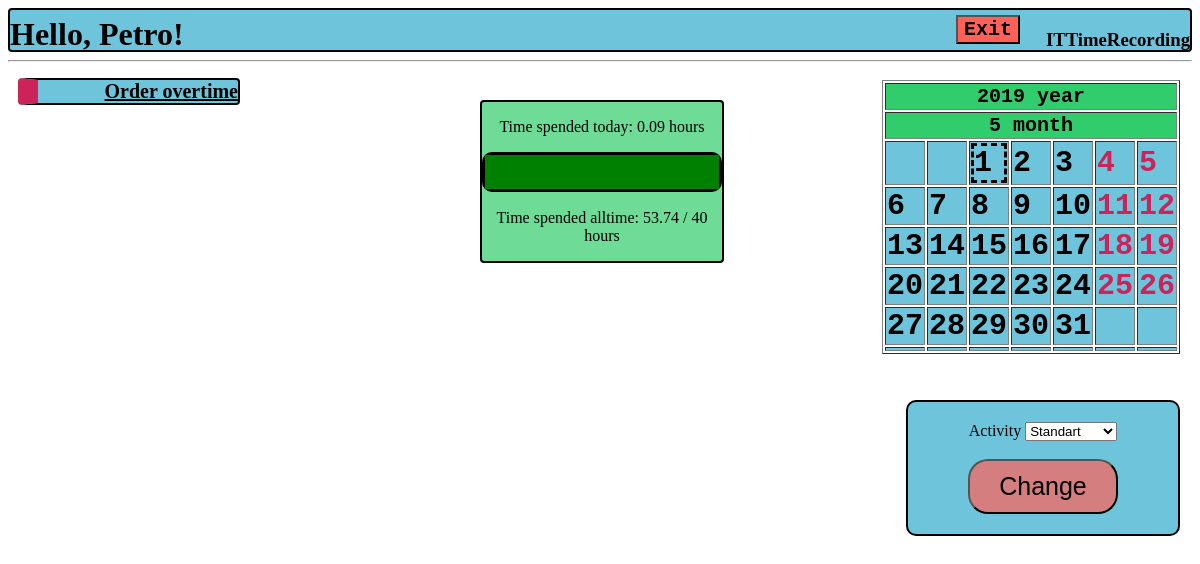
Before: /home/me/ (signed in) with the older database file.
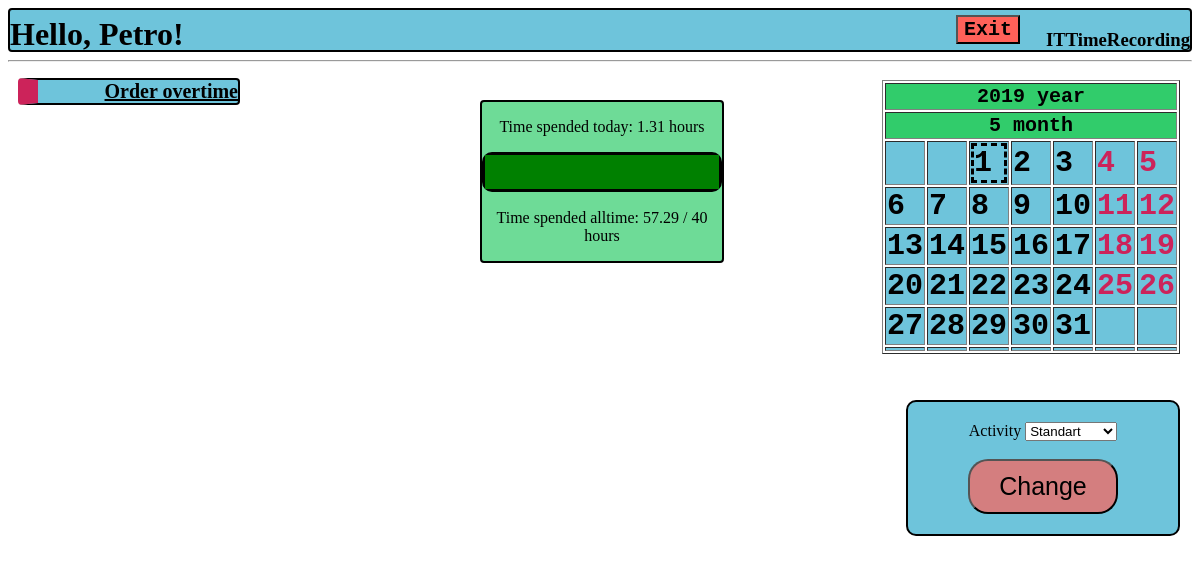
After: the same page with the newer database file.
### rec/models.py (models this page shows, shortened)
class User(db.Model):
    __tablename__ = 'USER'
    login = db.Column('LOGIN', db.String(20), primary_key=True)
    password = db.Column('PASSWORD', db.String(20), nullable=False)
    salary = db.Column('SALARY', db.INTEGER)
    worktime = db.Column('WORKTIME', db.INTEGER)
    username = db.Column('USERNAME', db.String(50), nullable=False)
    role = db.Column('ROLE_NAME', db.String(15), nullable=False )

class Manager(User):
    def start_dev_day(self, user, activity):
        target = User.query.filter_by(login=user).first()
        target.start_day(activity)
        db.session.commit()

### rec/login/views.py (the view)
@mod.route('/me/')
@requires_login
def home():
    date = datetime.date.today()
    day = Day(date, 1, 1)
    cal = Calendar.get_month(day)
    menu = []
    if g.user.role == 'Developer':
        menu.append(['Order overtime', 'TakeOvertime'])
    if g.user.role == 'Manager':
        menu.append(['Change user activity', 'ChangeUserActivity'])
        menu.append(['Workday managing', 'ManageWorkday'])
        menu.append(['Registration of new worker', 'Register'])
        menu.append(['Delete user', 'Delete'])
    return render_template("homepage.html",
                           user=g.user,
                           menu=menu,
                           date=date,
                           cal=cal,
                           norms=session['normative'],
                           time=Workday.query.filter_by(id=session["workday_id"]).first().time + session['time'])

### rec/login/views.py (called while the page is built)
@mod.before_request
def before_request():
    if 'start' in session:
        session['now'] = time.monotonic()
        session['time'] = session['now'] - session['start']
    g.user = None
    if 'user_login' in session:
        g.user = User.query.get(session['user_login'])

### rec/templates/homepage.html (shortened to what this page needs)
<!DOCTYPE html>
{% extends "base.html" %}
{% block body %}
    <body link="black">
    <div class="hello"><h1>Hello, {{ user.username }}!</h1></div>
    <div class="menu">
    <ul>
    {% set role = user.role %}
    {% for item in menu %}
        <li>
            {% set url = role+"."+item[1] %}
            <a href = {{ url_for(url)}}>{{ item[0] }}</a>
        </li>
    {% endfor %}
    </ul>
    </div>
    <div class="progress_bar">
        <p> Time spended today: {{ (time/3660) | round(2)  }} hours </p>
        <progress max = {{ norms }} value = {{ (user.worktime/3660 + time/3660)|round(2) }}></progress>
        <p> Time spended alltime: {{ (user.worktime/3600) | round(2) + (time/3660) | round(2)}} / {{ norms | round }} hours</p>
    </div>
    {% include "calendar.html" %}
    <div class="activity">
        <form method="post">
            <label for="activity"> Activity </label>
            <select name="activity" id="activity">
                <option value="Standart">Standart</option>
            </select>
            <br>
            <br>
            <input class="button" type="submit" name="activity" value="Change" formaction="{{ url_for('rec.activity') }}">
        </form>
    </div>
    <form method="post">
    <input class="exit" type="submit" name="exit" value="Exit" formaction="{{ url_for('rec.exit') }}">
    </form>
</body>
{% endblock %}

### rec/templates/base.html (shortened to what this page needs)
{% block content %}
<link rel="stylesheet" href="/static/css/main.css" />
<div class="header"><h3 align="right">ITTimeRecording</h3></div>
<hr>
{% endblock %}
{% block body %}
{% endblock %}

### rec/templates/calendar.html
<link rel="stylesheet" href="/static/css/main.css" />
<div class = "calendar">
<form method="post">
    <table border="1">
        <tr>
            <th colspan="7">{{ date.year }} year</th>
        </tr>
        <tr>
            <th colspan="7">{{ date.month }} month</th>
        </tr>
        {% for week in cal %}
            <tr>
                {% for day in week %}
                    <td>
                    {% if  day.date == date.day %}
                        <div class="today">
                    {% endif %}
                    {% if day.form == "Vacancy" %}
                        <div class="vacancy">{{ day.date }}</div>
                    {% endif %}
                    {% if day.form == "Work" %}
                        <div>{{ day.date }}</div>
                    {% endif %}
                    {% if  day.date == date.day %}
                        </div>
                    {% endif %}
                    </td>
                {% endfor %}
            </tr>
        {% endfor %}
    </table>
</form>
</div>

### rec/static/css/main.css (style rules this page uses)
body { background-color: #57FFC6; background: url("work.jpg"); background-size: 900px 900px; font-family: Gothic; }
.activity { background: rgba(49, 171, 204, 0.7); text-align: center; padding: 20px; border-radius: 10px; border: black solid 2px; position:absolute; top: 400px; right: 20px; width: 230px; }
.header { height: 40px; background-color: rgba(49, 171, 204, 0.7); border: black solid 2px; border-radius: 4px; }
.button { background-color: rgba(255, 97, 89, 0.7); width: 150px; height: 55px; font-size: 25px; border-radius: 20px; }
.progress_bar { width: 20%; position:absolute; top: 100px; left: 40%; right: 40%; background-color: rgba(49, 204, 107, 0.7); border: black solid 2px; border-radius: 4px; }
.progress_bar progress { color: #31ABCC; width: 100%; height: 40px; border: black solid 3px; border-radius: 10px; }
.progress_bar p { color: black; text-align: center; }
.menu ul { list-style-type: none; padding-left: 10px; color: black; }
.menu li { font-size: 20px; width: 200px; background-color: rgba(49, 171, 204, 0.7); text-align: right; border: black solid 2px; border-radius: 4px; border-left: #CC235A solid 20px; font-weight: bolder; }
.calendar { position: absolute; top: 80px; right: 20px; }
.calendar .vacancy { color: #CC235A; }
.calendar td { background-color: rgba(49, 171, 204, 0.7); font-size: 30px; font-family: monospace; font-weight: bold; }
.calendar th { background-color: #31CC6B; font-size: 20px; font-family: monospace; font-weight: bold; }
.calendar .today { border: dashed; }
.exit { background-color: #ff6159; font-size: 20px; font-family: monospace; font-weight: bold; text-align: center; position: absolute; top: 15px; right: 180px; }
.hello { position: absolute; top: -5px; left: 10px; }

Changed rows visible on the page:
changed Manager "Petro": (user.worktime/3600)|round(2)+(time/3660)|round(2) "53.74" → "57.29"
Other visible differences:
{{ (time/3660) | round(2) }}: "0.09" → "1.31"
